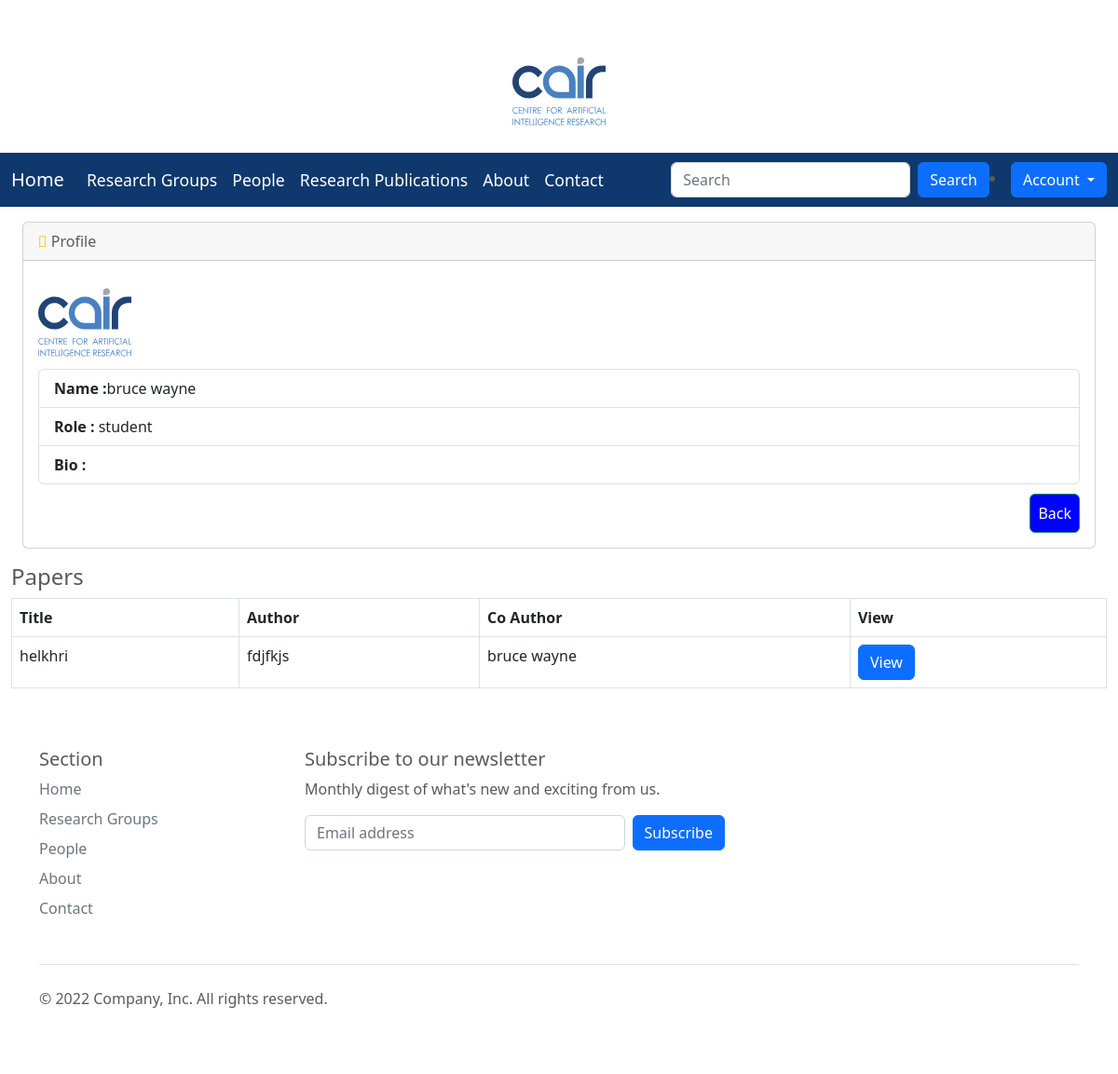
/avprofle/5 (signed in), run on the app's committed database.
### researchapp/models.py (models this page shows, shortened)
class User(AbstractUser):
    role = models.ForeignKey(Role, on_delete=models.CASCADE, default=None,blank=True , null=TRUE)
    university = models.ForeignKey(University, on_delete=models.CASCADE, default=None,blank=True , null=TRUE)
    group = models.ForeignKey(Group, on_delete=models.CASCADE, default=None,blank=True , null=TRUE)
    bio = models.CharField(max_length=100, blank=True , null=TRUE)
    student_role = models.ForeignKey(StudentRole, on_delete=models.CASCADE, default=None,blank=True , null=TRUE)
    image = models.ImageField(upload_to = 'images/profilePic',blank=True , null=TRUE)
    is_active = models.BooleanField(default=True)

class Role(models.Model):
    RoleType = models.CharField(max_length=100)

class Paper(models.Model):
    title = models.CharField(max_length=100)
    author = models.CharField(max_length=50)
    co_author = models.CharField(max_length=50)
    description =  models.TextField()
    category  = models.ForeignKey(PaperType, on_delete=models.CASCADE, default=None,blank=True , null=TRUE)
    group = models.ForeignKey(Group, on_delete=models.CASCADE, default=None,blank=True , null=TRUE)
    publication = models.FileField(upload_to='pdf/publications')
    peerReview = models.FileField(upload_to='pdf/peerReview', blank=True , null=TRUE)
    created = models.DateField(auto_now_add=True)
    published_by=models.ForeignKey(User, on_delete=models.CASCADE, default=None,blank=True , null=TRUE)

### researchapp/views.py (the view)
# urls.py: path('avprofle/<int:pk>', views.AViewProfile.as_view(), name='avprofile'),
class AViewProfile(LoginRequiredMixin,DetailView):
    model=User
    template_name = 'viewProfile.html'
    def get_context_data(self, **kwargs):
        context = super(AViewProfile, self).get_context_data(**kwargs)
        author_id = self.kwargs['pk']
        query=""
        query_string= User.objects.all().filter(id=author_id)
        for i in query_string:
            query+=str(i.first_name)+" "+str(i.last_name)
        entry_query = get_query(query, ['author', 'co_author'])
        a=Paper.objects.all().filter(entry_query)
        context['papers'] = a
        return context

### researchapp/views.py (called while the page is built)
def normalize_query(query_string,
                    findterms=re.compile(r'"([^"]+)"|(\S+)').findall,
                    normspace=re.compile(r'\s{2,}').sub):
    return [normspace(' ', (t[0] or t[1]).strip()) for t in findterms(query_string)]

def get_query(query_string, search_fields):
    query = None # Query to search for every search term
    terms = normalize_query(query_string)
    for term in terms:
        or_query = None # Query to search for a given term in each field
        for field_name in search_fields:
            q = Q(**{"%s__icontains" % field_name: term})
            if or_query is None:
                or_query = q
            else:
                or_query = or_query | q
        if query is None:
            query = or_query
        else:
            query = query & or_query
    return query

### researchapp/templates/viewProfile.html (shortened to what this page needs)
{% extends 'base.html' %}
{% load static %}
{% block style %}
    <link rel="stylesheet" href="{% static 'css/style1.css' %}">
    <link href="https://cdn.jsdelivr.net/npm/bootstrap@5.2.0/dist/css/bootstrap.min.css"
    rel="stylesheet">
    <link href='https://cdnjs.cloudflare.com/ajax/libs/font-awesome/4.0.3/css/font-awesome.css' rel='stylesheet'>
    <body oncontextmenu='return false' class='snippet-body'>
{% endblock %}
{% block body %}
<div class="container-fluid">
        <div class="row">
          <div class="col-12 mb-3">
          <div class="col-12 mb-3">
              <div id="content-wrapper">
        <div class="container-fluid">
            <div class="card mb-3">
                <div class="card-header">
                    <i class="fas fa-table text-warning"></i>
                    Profile
                </div>
                <div class="card-body">
                    <img class="img-fluid" alt="100%x280"
                                             src= {% if object.image %}{{ object.image.url }}{% else %} {% static 'media/logo.svg' %}{% endif %} style="width:100px;height:100px">
 <div class="row">
        <div class="col-12">
            <ul class="list-group">
              <li class="list-group-item"><strong>Name :</strong>{{ object.first_name}} {{ object.last_name}}  </li>
              <li class="list-group-item"><strong>Role :</strong> {{ object.role.RoleType}}</li>
              <li class="list-group-item"><strong>Bio :</strong></li>
            </ul>
        </div>
    </div>
    <div class="row top-buffer" style="padding-top: 10px">
        <div class="col-12">
                <a href="{% url 'people' %}"><button type="button" style="padding: 8px; float: right; background-color: blue; color: white;" class="btn btn-success">Back</button></a>
        </div>
    </div>
          </div>
        </div>
      </div>
    </div>
    {% if papers %}
    <h4> Papers</h4>
      <div class="table-responsive">
                        <table class="table table-bordered" id="dataTable" width="100%" cellspacing="0">
                            <thead>
                            <tr>
                                <th>Title</th>
                                <th>Author</th>
                                <th>Co Author</th>
                                <th>View</th>
                            </tr>
                            </thead>
                            <tbody>
                            {% for paper in papers %}
                                <tr>
                                    <td>{{ paper.title }}</td>
                                    <td>
                                   	{{ paper.author}}
                                    </td>
                                    <td>{{ paper.co_author }}</td>
                                    <td>
                <a href=""><button type="button" class="btn btn-primary"> View</button></a>
                 </td>
                            {% endfor %}
                            {% else %}
                            <h4> There are no papers Yet</h4>
                        {% endif %}
                            </tbody>
                        </table></div>
{% endblock %}

### researchapp/static/css/carousel.css (style rules this page uses)
body { padding-top: 3rem; padding-bottom: 3rem; color: #5a5a5a; }

### data on the page
User: first_name "bruce", last_name "wayne", role.RoleType "student"
Paper: title "helkhri", author "fdjfkjs", co_author "bruce wayne"
